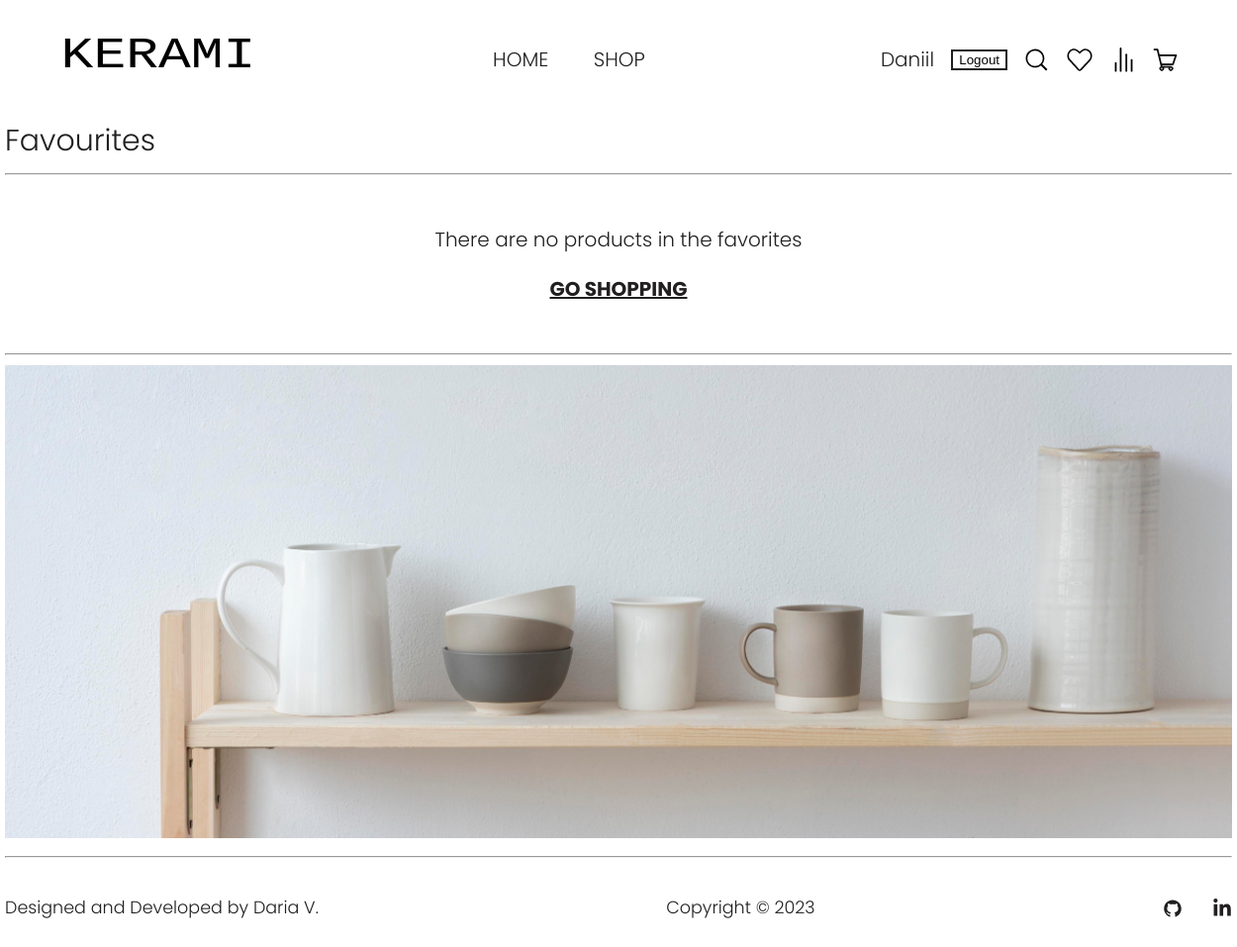
Page /favourites/ (signed in) on the earlier database version.
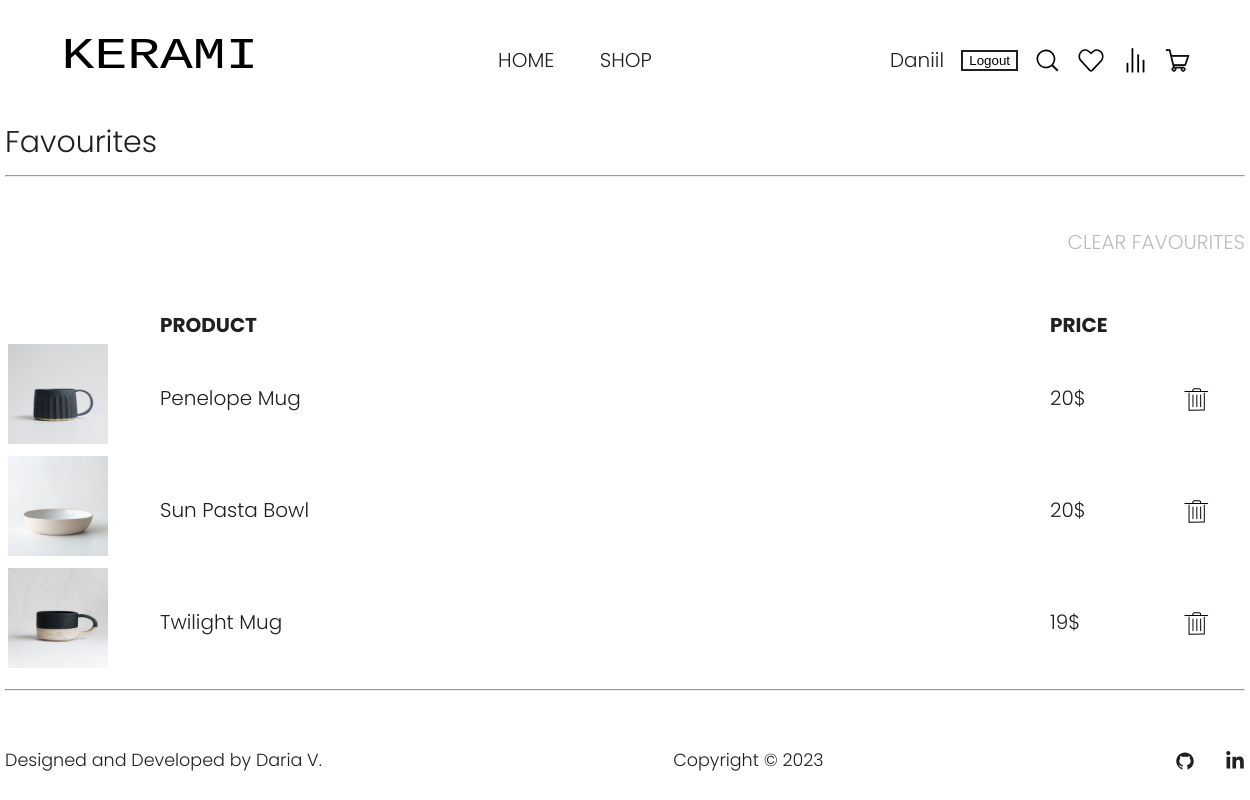
Same page on the later database version.
### home/models.py (models this page shows, shortened)
class Menu(models.Model):
    title = models.CharField(max_length=100)
    url = models.CharField(max_length=100)
    class Meta:
        verbose_name = 'Menu'
        verbose_name_plural = 'Menu'

### favourites/models.py (models this page shows, shortened)
class Favourite(models.Model):
    title = models.CharField(max_length=50)
    price = models.CharField(max_length=5)
    image = models.ImageField(upload_to='favourites/images')
    user = models.ForeignKey(User, on_delete=models.CASCADE)
    main_item = models.ForeignKey(Item, on_delete=models.CASCADE)

### favourites/views.py (the view)
# urls.py: path('', include('favourites.urls')),
def favourites(request):
    menu = Menu.objects.all()
    all_favourites = Favourite.objects.filter(user=request.user)
    return render(request, 'favourites/favourites.html', {'menu': menu, 'all_favourites': all_favourites})

### templates/favourites/favourites.html (shortened to what this page needs)
{% extends 'home/base.html' %}
{% load static %}
{% block css %}
<link rel="stylesheet" href="{% static 'css/cart.css' %}">
{% endblock %}
{% block content %}
<main>
    <section class="favourites-page">
        <div class="favourites container">
            <h1 class="favourites-title">Favourites</h1>
            <hr>
            <div class="items-table">
                {% if all_favourites %}
                <div class="clear-favourites">
                    <a href="{% url 'clear-favourites' %}">Clear favourites</a>
                </div>
                <table class="shop-table">
                    <thead class="titles-row">
                    <tr class="table-row-titles">
                        <th class="product-thumbnail">&nbsp;</th>
                        <th class="product-name">PRODUCT</th>
                        <th class="product-price">PRICE</th>
                        <th class="product-remove">&nbsp;</th>
                    </tr>
                    </thead>
                    <tbody>
                    {% for favourite in all_favourites %}
                    <tr class="table-row-titles">
                        <td class="product-thumbnail"><a href="{% url 'view-item' favourite.main_item.id %}"><img
                                src="{{ favourite.image.url }}"
                                alt="{{ favourite.title }}"
                                class="item-image"></a></td>
                        <td class="product-name"><a href="#">{{ favourite.title }}</a></td>
                        <td class="product-price"><a href="#">{{ favourite.price }}</a></td>
                        <td class="product-remove">
                            <a href="{% url 'delete-favourite' favourite.id %}">
                            </a>
                        </td>
                    </tr>
                    {% endfor %}
                    </tbody>
                </table>
            </div>
            {% else %}
            <div class="no-items-found">
                <p>There are no products in the favorites</p>
                <a href="{% url 'shop' %}">GO SHOPPING</a>
            </div>
            <hr>
            <div class="ceramics-image">
                <img src="{% static 'cart/pottery_objects.jpg' %}" alt="Pottery Objects">
            </div>
            {% endif %}
            <hr>
        </div>
    </section>
</main>
{% endblock %}

### templates/home/base.html (shortened to what this page needs)
<!DOCTYPE html>
{% load static %}
<html lang="en">
<head>
    <link rel="stylesheet" href="{% static 'css/base.css' %}">
    {% block css %}{% endblock %}
</head>
<body>
{% block header %}
<header class="header-menu">
    <div class="header container">
        <div class="logo">
            <a href="{% url 'home' %}"><img src="{% static 'home/logo_ceramics.svg' %}" alt="KERAMI"></a>
        </div>
        <nav class="menu-nav">
            {% for m in menu %}
            <a class="menu-nav-item" href="{{ m.url }}">{{ m.title }}</a>
            {% endfor %}
        </nav>
        <div class="right-items">
            {% if user.is_authenticated %}
            <a href="#">{{ user.username }}</a>
            <form action="{% url 'logout' %}" method="post">
                <button class="logout-btn">Logout</button>
            </form>
            {% else %}
            <a href="{% url 'login' %}">LOGIN</a>
            {% endif %}
            <a class="link-svg" href="#">
            </a>
            {% if user.is_authenticated %}
            <a class="link-svg" href="{% url 'favourites' %}">
                {% else %}
                <a class="link-svg" href="{% url 'login' %}">
                    {% endif %}
                </a>
            {% if user.is_authenticated %}
            <a class="link-svg" href="{% url 'comparison' %}">
                {% else %}
                <a class="link-svg" href="{% url 'login' %}">
                    {% endif %}
                </a>
            {% if user.is_authenticated %}
            <a class="link-svg" href="{% url 'cart' %}">
                {% else %}
                <a class="link-svg" href="{% url 'login' %}">
                    {% endif %}
                </a>
        </div>
    </div>
</header>
{% endblock header %}
{% block content %}
{% endblock content%}
<footer class="footer-nav">
    <div class="page-footer_wrapper container">
        <div class="footer-designer-name">
            <h3>Designed and Developed by Daria V.</h3>
        </div>
        <div class="footer-copyright">
            <h3>Copyright © 2023</h3>
        </div>
        <div class="footer-body">
            <ul class="footer-icons">
                <li class="social-icon">
                    <a href="https://github.com/dariavarlamovaa" target="_blank"
                       rel="noopener noreferrer">
                    </a>
                </li>
                <li class="social-icon">
                    <a href="https://www.linkedin.com/in/daria-varlamova-091537270/"
                       target="_blank" rel="noopener noreferrer">
                    </a>
                </li>
            </ul>
        </div>
    </div>
</footer>
</body>
</html>

Differences in the rows shown:
added Favourite: image (picture), title "Penelope Mug", price "20$"
added Favourite: image (picture), title "Sun Pasta Bowl", price "20$"
added Favourite: image (picture), title "Twilight Mug", price "19$"
Other differences:
text no longer shown: "There are no products in the favorites GO SHOPPING"
text now shown: "CLEAR FAVOURITES PRODUCT PRICE"
